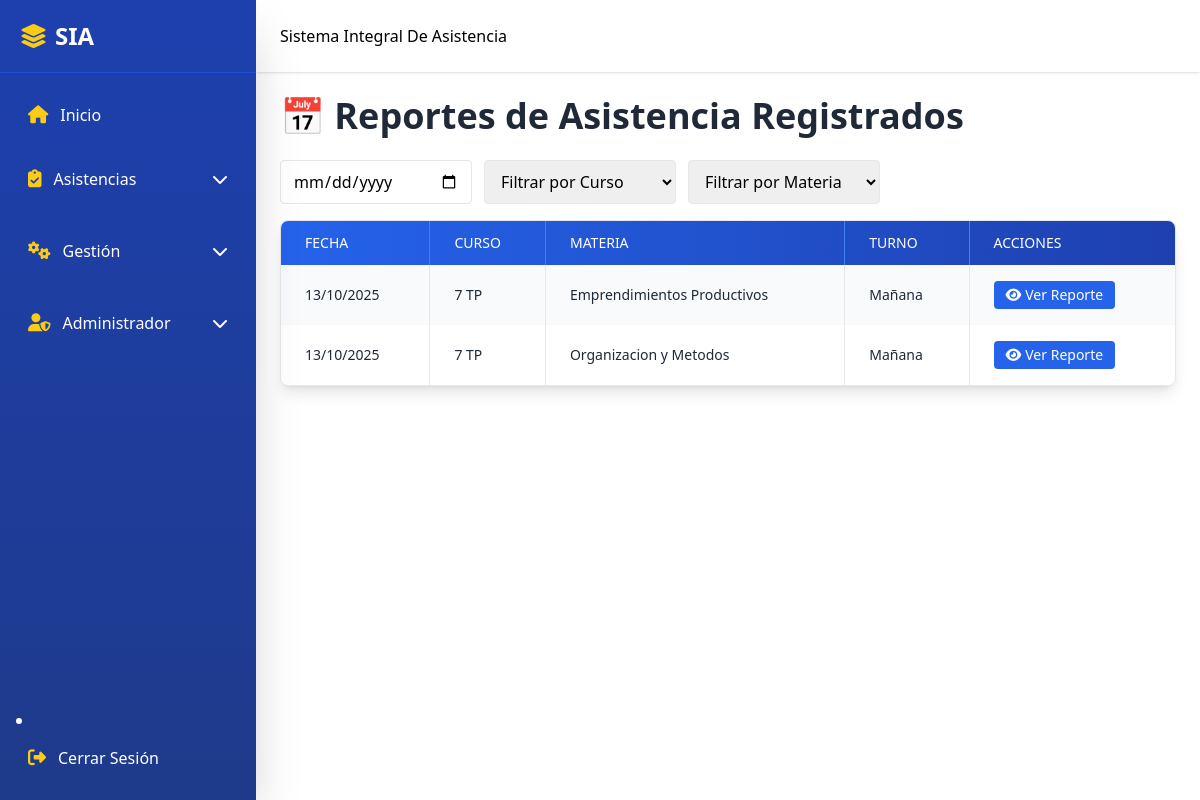
/attendance_reports_list.php (signed in), run on the app's committed database.
### tables this page shows
CREATE TABLE `subjects` (
  `subject_id` int(11) NOT NULL,
  `name` varchar(100) NOT NULL,
  `description` text DEFAULT NULL,
  `course_id` int(11) DEFAULT NULL,
  `turno` enum('mañana','tarde') NOT NULL
);

CREATE TABLE `courses` (
  `course_id` int(11) NOT NULL,
  `name` varchar(100) NOT NULL,
  `description` text DEFAULT NULL,
  `technical_degree` varchar(50) DEFAULT NULL
);

### attendance_reports_list.php (the view, shortened to what this page needs)
<?php
include 'includes/header.php';
include 'includes/sidebar.php';
include 'includes/navbar.php';
include 'includes/conn.php';
$stmt = $conn->prepare("
    SELECT
        sa.attendance_date,
        c.course_id,
        c.name AS course_name,
        s.subject_id,
        s.name AS subject_name,
        sch.start_time,
        sch.end_time
    FROM student_attendance sa
    JOIN schedules sch ON sa.schedule_id = sch.schedule_id
    JOIN courses c ON sch.course_id = c.course_id
    JOIN subjects s ON sch.subject_id = s.subject_id
    GROUP BY sa.attendance_date, c.course_id, s.subject_id, sch.start_time, sch.end_time
    ORDER BY sa.attendance_date DESC
");
$stmt->execute();
$reports = $stmt->fetchAll(PDO::FETCH_ASSOC);
?>
<div class="flex-1 md:ml-64 transition-all duration-300">
  <br><br><br>
  <main class="pt-20 p-4 md:p-6">
    <h1 class="text-4xl font-bold text-gray-800 mb-6">📅 Reportes de Asistencia Registrados</h1>
    <div class="flex flex-wrap gap-3 mb-4">
      <input type="date" id="filterDate" class="px-3 py-2 border rounded w-48">
      <select id="filterCourse" class="px-3 py-2 border rounded w-48">
        <option value="">Filtrar por Curso</option>
      </select>
      <select id="filterSubject" class="px-3 py-2 border rounded w-48">
        <option value="">Filtrar por Materia</option>
      </select>
    </div>
    <div class="overflow-x-auto rounded-lg shadow-lg border border-gray-200 bg-white">
      <table class="min-w-full border-collapse text-gray-800 text-sm" id="reportsTable">
        <thead class="bg-gradient-to-r from-blue-600 to-blue-800 text-white">
          <tr>
            <th class="px-4 md:px-6 py-3 border-r border-blue-500 text-left font-medium uppercase">Fecha</th>
            <th class="px-4 md:px-6 py-3 border-r border-blue-500 text-left font-medium uppercase">Curso</th>
            <th class="px-4 md:px-6 py-3 border-r border-blue-500 text-left font-medium uppercase">Materia</th>
            <th class="px-4 md:px-6 py-3 border-r border-blue-500 text-left font-medium uppercase">Turno</th>
            <th class="px-4 md:px-6 py-3 text-left font-medium uppercase">Acciones</th>
          </tr>
        </thead>
        <tbody>
          <?php if (count($reports) > 0): ?>
            <?php foreach ($reports as $i => $report):
              $turno = (strtotime($report['start_time']) < strtotime("12:00:00")) ? "Mañana" : "Tarde";
              $fecha = date("d/m/Y", strtotime($report['attendance_date']));
              $rowClass = $i % 2 === 0 ? 'bg-gray-50' : 'bg-white';
            ?>
            <tr class="hover:bg-gray-100 transition <?php echo $rowClass; ?>"
                data-course="<?php echo $report['course_id']; ?>"
                data-subject="<?php echo $report['subject_id']; ?>">
              <td class="px-4 md:px-6 py-4 border-r border-gray-200"
                  data-raw="<?php echo $report['attendance_date']; ?>">
                  <?php echo $fecha; ?>
              </td>
              <td class="px-4 md:px-6 py-4 border-r border-gray-200"><?php echo htmlspecialchars($report['course_name']); ?></td>
              <td class="px-4 md:px-6 py-4 border-r border-gray-200"><?php echo htmlspecialchars($report['subject_name']); ?></td>
              <td class="px-4 md:px-6 py-4 border-r border-gray-200"><?php echo $turno; ?></td>
              <td class="px-4 md:px-6 py-4 flex flex-wrap gap-2">
                  <form method="GET" action="attendance_report.php" class="inline">
                      <button type="submit" class="text-white bg-blue-600 hover:bg-blue-700 px-3 py-1 rounded flex items-center justify-center">
                          <i class="fa-solid fa-eye mr-1"></i> Ver Reporte
                      </button>
                  </form>
              </td>
            </tr>
            <?php endforeach; ?>
          <?php else: ?>
            <tr>
              <td colspan="5" class="text-center text-gray-500 py-4">No hay reportes registrados aún.</td>
            </tr>
          <?php endif; ?>
        </tbody>
      </table>
    </div>
  </main>
</div>

### data on the page
subjects: fecha "13/10/2025", course.name "7 TP", name "Emprendimientos Productivos"
subjects: fecha "13/10/2025", course.name "7 TP", name "Organizacion y Metodos"
